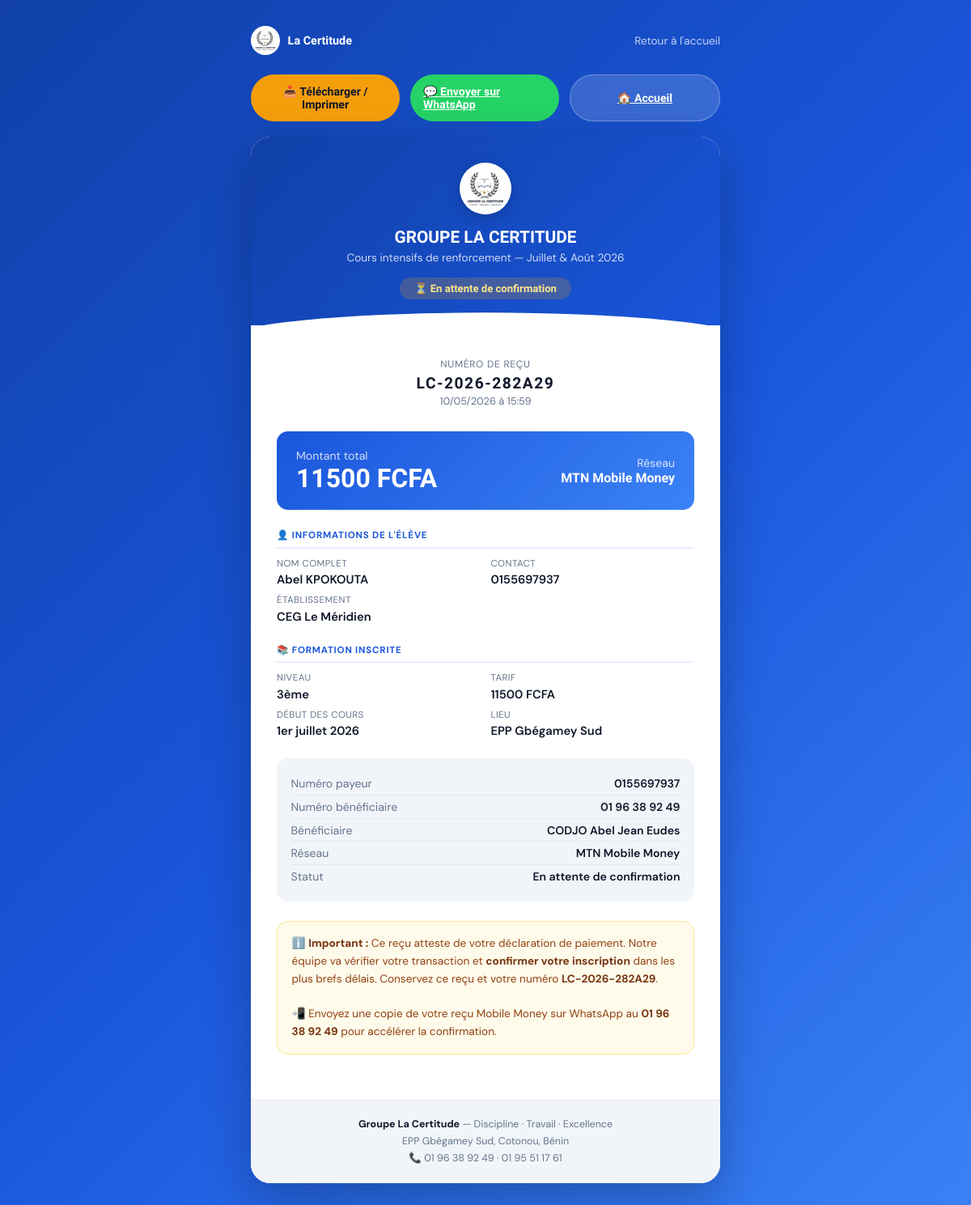
The page /recu/2/ on the database its author committed.
### payments/models.py (models this page shows, shortened)
class Payment(models.Model):
    METHOD_CHOICES = [
        ('mtn',  'MTN Mobile Money'),
        ('moov', 'MOOV Money'),
    ]
    STATUS_CHOICES = [
        ('pending',   'En attente de confirmation'),
        ('confirmed', 'Confirmé'),
        ('failed',    'Rejeté'),
    ]
    enrollment = models.ForeignKey(
        Enrollment,
        on_delete=models.CASCADE,
        related_name='payments',
        verbose_name="Inscription"
    )
    amount = models.DecimalField(
        max_digits=10, decimal_places=2,
        verbose_name="Montant (FCFA)"
    )
    method = models.CharField(
        max_length=10, choices=METHOD_CHOICES,
        verbose_name="Réseau utilisé"
    )
    phone_used = models.CharField(
        max_length=20,
        verbose_name="Numéro ayant effectué le paiement"
    )
    status = models.CharField(
        max_length=20, choices=STATUS_CHOICES,
        default='pending', verbose_name="Statut"
    )
    receipt_number = models.CharField(
        max_length=30, unique=True,
        default=generate_receipt_number,
        verbose_name="Numéro de reçu"
    )
    created_at   = models.DateTimeField(auto_now_add=True, verbose_name="Date de déclaration")
    confirmed_at = models.DateTimeField(null=True, blank=True, verbose_name="Date de confirmation")
    updated_at   = models.DateTimeField(auto_now=True)
    class Meta:
        verbose_name        = "Paiement"
        verbose_name_plural = "Paiements"
        ordering            = ['-created_at']
    @property
    def destination_phone(self):
        return '01 96 38 92 49' if self.method == 'mtn' else '01 95 51 17 61'
    @property
    def destination_name(self):
        return 'CODJO Abel Jean Eudes'

### enrollments/models.py (models this page shows, shortened)
class Enrollment(models.Model):
    TYPE_CHOICES = [
        ('eleve',  "L'élève lui-même"),
        ('parent', 'Un parent / tuteur'),
    ]
    LEVEL_CHOICES = [
        ('3eme', '3ème'),
        ('1ere', '1ères C & D'),
        ('tle',  'Terminales C & D'),
    ]
    SERIE_CHOICES = [
        ('C', 'Série C'),
        ('D', 'Série D'),
    ]
    STATUS_CHOICES = [
        ('pending',   'En attente de paiement'),
        ('active',    'Inscrit — Paiement confirmé'),
        ('cancelled', 'Annulé'),
    ]
    PHONE_OWNER_CHOICES = [
        ('eleve',  "L'élève"),
        ('pere',   'Le père'),
        ('mere',   'La mère'),
        ('tuteur', 'Un tuteur'),
    ]
    registrant_type = models.CharField(
        max_length=10, choices=TYPE_CHOICES, default='eleve',
        verbose_name="Qui s'inscrit"
    )
    last_name  = models.CharField(max_length=100, verbose_name="Nom de l'élève")
    first_name = models.CharField(max_length=100, verbose_name="Prénom(s) de l'élève")
    school     = models.CharField(max_length=200, verbose_name="Établissement scolaire")
    phone       = models.CharField(max_length=20, verbose_name="Numéro de contact")
    phone_owner = models.CharField(
        max_length=10, choices=PHONE_OWNER_CHOICES, default='eleve',
        verbose_name="Ce numéro appartient à"
    )
    level = models.CharField(max_length=10, choices=LEVEL_CHOICES, verbose_name="Niveau")
    serie = models.CharField(
        max_length=1, choices=SERIE_CHOICES,
        blank=True, default='',
        verbose_name="Série"
    )
    parent_name  = models.CharField(max_length=200, blank=True, verbose_name="Nom du parent / tuteur")
    parent_phone = models.CharField(max_length=20,  blank=True, verbose_name="Téléphone du parent")
    status     = models.CharField(
        max_length=20, choices=STATUS_CHOICES, default='pending',
        verbose_name="Statut"
    )
    created_at = models.DateTimeField(auto_now_add=True, verbose_name="Date d'inscription")
    updated_at = models.DateTimeField(auto_now=True)
    class Meta:
        verbose_name        = "Inscription"
        verbose_name_plural = "Inscriptions"
        ordering            = ['-created_at']
    @property
    def full_name(self):
        return f"{self.first_name} {self.last_name}".strip()
    @property
    def level_serie(self):
        if self.level == '3eme':
            return self.get_level_display()
        return f"{self.get_level_display()} — Série {self.serie}"
    @property
    def tarif(self):
        tarifs = {'3eme': 11500, '1ere': 12500, 'tle': 15500}
        return tarifs.get(self.level, 0)

### payments/views.py (the view)
# urls.py: path('recu/<int:pk>/',             views.receipt_view,       name='receipt'),
def receipt_view(request, pk):
    payment    = get_object_or_404(Payment, pk=pk)
    enrollment = payment.enrollment
    return render(request, 'payments/receipt.html', {
        'payment':    payment,
        'enrollment': enrollment,
    })

### payments/templates/payments/receipt.html (shortened to what this page needs)
{% load static %}
<!DOCTYPE html>
<html lang="fr">
<head>
</head>
<body>
<div class="top-bar">
  <div class="brand">
    <img src="/images/logo_certitude.png" alt="Logo"/>
    <span>La Certitude</span>
  </div>
  <a href="{% url 'core:index' %}" class="home-link">Retour à l'accueil</a>
</div>
<div class="action-btns">
  <button class="btn-action btn-download" onclick="window.print()">
    📥 Télécharger / Imprimer
  </button>
  <a href="https://wa.me/22996389249?text=Bonjour%2C+j'ai+effectue+mon+paiement+pour+{{ enrollment.full_name|urlencode }}+%28Recu+{{ payment.receipt_number }}%29.+Merci+de+confirmer+mon+inscription."
     target="_blank" class="btn-action btn-whatsapp">
    💬 Envoyer sur WhatsApp
  </a>
  <a href="{% url 'core:index' %}" class="btn-action btn-home">
    🏠 Accueil
  </a>
</div>
<div class="receipt" id="receipt">
  <div class="receipt-header">
    <img src="/images/logo_certitude.png" alt="Logo" class="receipt-logo"/>
    <h1>GROUPE LA CERTITUDE</h1>
    <p>Cours intensifs de renforcement — Juillet & Août 2026</p>
    <div class="status-badge {% if payment.status == 'confirmed' %}status-confirmed{% else %}status-pending{% endif %}">
      {% if payment.status == 'confirmed' %}
        ✅ Paiement confirmé
      {% else %}
        ⏳ En attente de confirmation
      {% endif %}
    </div>
  </div>
  <div class="receipt-body">
    <div class="receipt-num">
      <div class="rn-label">Numéro de reçu</div>
      <div class="rn-value">{{ payment.receipt_number }}</div>
      <div class="rn-date">{{ payment.created_at|date:"d/m/Y à H:i" }}</div>
    </div>
    <div class="amount-section">
      <div>
        <div class="am-label">Montant total</div>
        <div class="am-value">{{ payment.amount|floatformat:0 }} FCFA</div>
      </div>
      <div style="text-align:right">
        <div class="am-label">Réseau</div>
        <div style="font-family:'Sora',sans-serif;font-weight:700;font-size:1rem;">
          {{ payment.get_method_display }}
        </div>
      </div>
    </div>
    <div class="section">
      <div class="sec-title">👤 Informations de l'élève</div>
      <div class="info-grid">
        <div class="info-item">
          <div class="info-label">Nom complet</div>
          <div class="info-val">{{ enrollment.full_name }}</div>
        </div>
        <div class="info-item">
          <div class="info-label">Contact</div>
          <div class="info-val">{{ enrollment.phone }}</div>
        </div>
        <div class="info-item full">
          <div class="info-label">Établissement</div>
          <div class="info-val">{{ enrollment.school }}</div>
        </div>
      </div>
    </div>
    <div class="section">
      <div class="sec-title">📚 Formation inscrite</div>
      <div class="info-grid">
        <div class="info-item">
          <div class="info-label">Niveau</div>
          <div class="info-val">{{ enrollment.level_serie }}</div>
        </div>
        <div class="info-item">
          <div class="info-label">Tarif</div>
          <div class="info-val">{{ enrollment.tarif|floatformat:0 }} FCFA</div>
        </div>
        <div class="info-item">
          <div class="info-label">Début des cours</div>
          <div class="info-val">1er juillet 2026</div>
        </div>
        <div class="info-item">
          <div class="info-label">Lieu</div>
          <div class="info-val">EPP Gbégamey Sud</div>
        </div>
      </div>
    </div>
    <div class="payment-info">
      <div class="pi-row">
        <span class="pi-key">Numéro payeur</span>
        <span class="pi-val">{{ payment.phone_used }}</span>
      </div>
      <div class="pi-row">
        <span class="pi-key">Numéro bénéficiaire</span>
        <span class="pi-val">{{ payment.destination_phone }}</span>
      </div>
      <div class="pi-row">
        <span class="pi-key">Bénéficiaire</span>
        <span class="pi-val">{{ payment.destination_name }}</span>
      </div>
      <div class="pi-row">
        <span class="pi-key">Réseau</span>
        <span class="pi-val">{{ payment.get_method_display }}</span>
      </div>
      <div class="pi-row">
        <span class="pi-key">Statut</span>
        <span class="pi-val">{{ payment.get_status_display }}</span>
      </div>
    </div>
    {% if payment.status == 'pending' %}
    <div class="pending-notice">
      ℹ️ <strong>Important :</strong> Ce reçu atteste de votre déclaration de paiement.
      Notre équipe va vérifier votre transaction et <strong>confirmer votre inscription</strong> dans les plus brefs délais.
      Conservez ce reçu et votre numéro <strong>{{ payment.receipt_number }}</strong>.
      <br/><br/>
      📲 Envoyez une copie de votre reçu Mobile Money sur WhatsApp au <strong>01 96 38 92 49</strong> pour accélérer la confirmation.
    </div>
    {% endif %}
  </div>
  <div class="receipt-footer">
    <p>
      <strong>Groupe La Certitude</strong> — Discipline · Travail · Excellence<br/>
      EPP Gbégamey Sud, Cotonou, Bénin<br/>
      📞 01 96 38 92 49 · 01 95 51 17 61
    </p>
  </div>
</div>
</body>
</html>

### rows shown on the page
Payment: receipt_number "LC-2026-282A29", created_at "10/05/2026 à 15:59", amount "11500", method "MTN Mobile Money", phone_used "0155697937", destination_phone "01 96 38 92 49", destination_name "CODJO Abel Jean Eudes", status "En attente de confirmation"
Enrollment: full_name "Abel KPOKOUTA", phone "0155697937", school "CEG Le Méridien", level_serie "3ème", tarif "11500"
